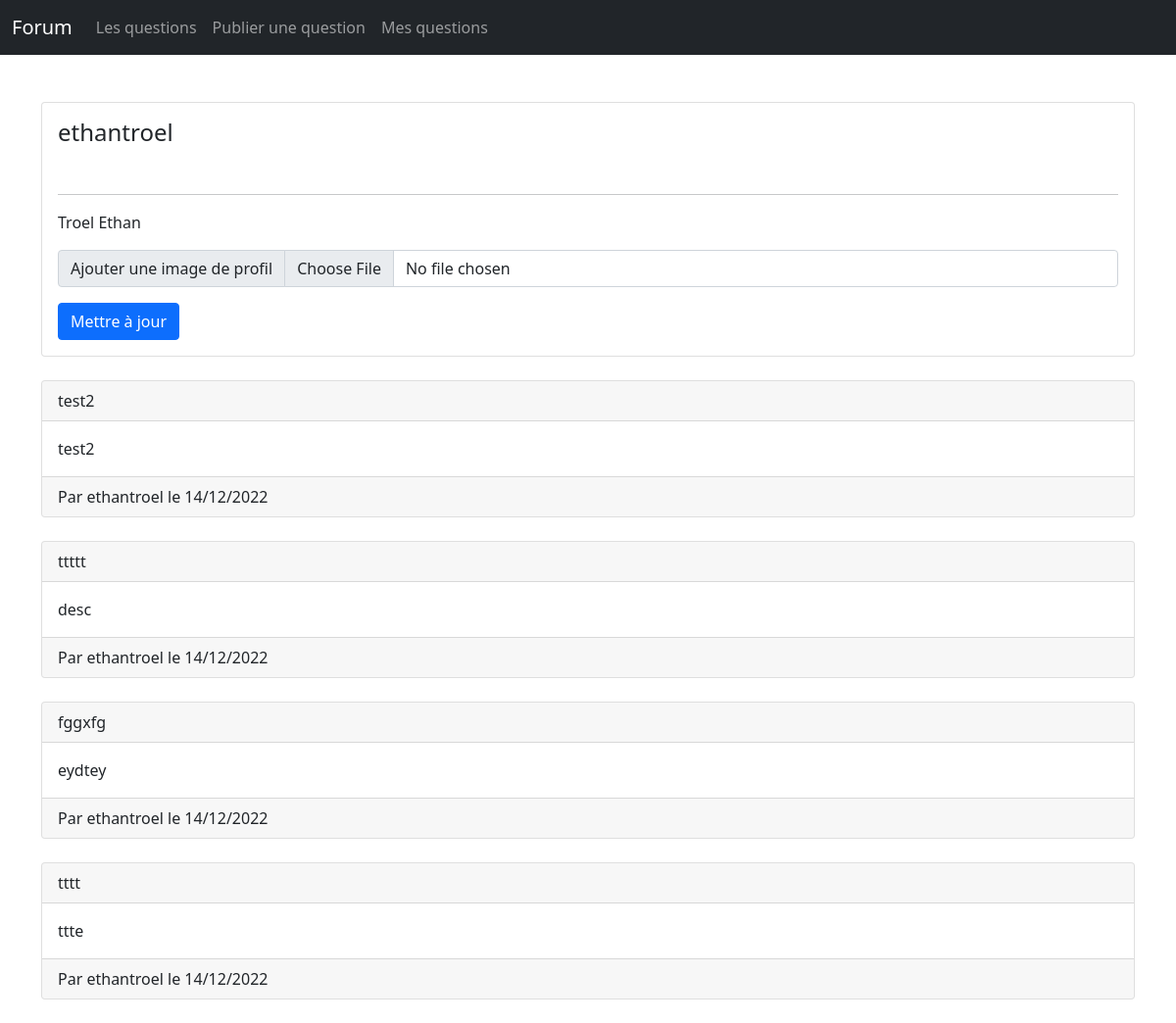
The page /monsuperforum/profile.php?id=1 on the database its author committed.
### tables this page shows
CREATE TABLE IF NOT EXISTS `users` (
  `id` int(11) NOT NULL AUTO_INCREMENT,
  `pseudo` varchar(255) NOT NULL,
  `nom` varchar(255) NOT NULL,
  `prenom` varchar(255) NOT NULL,
  `mdp` text NOT NULL,
  `img` text,
  PRIMARY KEY (`id`)
);

CREATE TABLE IF NOT EXISTS `questions` (
  `id` int(11) NOT NULL AUTO_INCREMENT,
  `titre` varchar(255) NOT NULL,
  `description` varchar(255) NOT NULL,
  `contenu` varchar(255) NOT NULL,
  `id_auteur` int(11) NOT NULL,
  `pseudo_auteur` varchar(255) NOT NULL,
  `date_publication` text NOT NULL,
  PRIMARY KEY (`id`)
);

### monsuperforum/actions/users/showOneUsersProfileAction.php (called while the page is built)
<?php
require('actions/database.php');
if(isset($_GET['id']) AND !empty($_GET['id'])){
    $idOfUser = $_GET['id'];
    $checkIfUserExists = $bdd->prepare('SELECT pseudo, nom, prenom FROM users WHERE id = ?');
    $checkIfUserExists->execute(array($idOfUser));
    if($checkIfUserExists->rowCount() > 0){
        $usersInfos = $checkIfUserExists->fetch();
        $user_pseudo = $usersInfos['pseudo'];
        $user_lastname = $usersInfos['nom'];
        $user_firstname = $usersInfos['prenom'];
        $getHisQuestions = $bdd->prepare('SELECT * FROM questions WHERE id_auteur = ? ORDER BY id DESC');
        $getHisQuestions->execute(array($idOfUser));
    }else{
        $errorMsg = "Aucun utilisateur trouvé";
    }
}else{
    $errorMsg = "Aucun utilisateur trouvé";
}

### monsuperforum/profile.php (the view, shortened to what this page needs)
<?php
    require('actions/database.php');
    require('actions/users/showOneUsersProfileAction.php');
?>
<!DOCTYPE html>
<html lang="en">
<?php include 'includes/head.php'; ?>
<body>
    <?php include 'includes/navbar.php'; ?>
    <br><br>
    <div class="container">
        <?php
            if(isset($getHisQuestions)){
                ?>
                <div class="card">
                    <div class="card-body">
                        <h4><?= $user_pseudo; ?></h4>
                        <hr>
                        <p><?= $user_lastname . ' ' . $user_firstname; ?></p>
                        <form action="" method="POST" enctype="multipart/form-data">
                     <div class="input-group mb-3">
                    <label class="input-group-text" for="inputGroupFile01">Ajouter une image de profil</label>
                    <input type="file" class="form-control" name="img">
                    </div>
                    <button type="submit" class="btn btn-primary" name="validate">Mettre à jour</button>
                    </form>
                    </div>
                </div>
                <br>
                <?php
                while($question = $getHisQuestions->fetch()){
                    ?>
                    <div class="card">
                        <div class="card-header">
                            <?= $question['titre']; ?>
                        </div>
                        <div class="card-body">
                            <?= $question['description']; ?>
                        </div>
                        <div class="card-footer">
                            Par <?= $question['pseudo_auteur']; ?> le <?= $question['date_publication'];  ?>
                        </div>
                    </div>
                    <br>
                    <?php
                }
            }
        ?>
    </div>
</body>
</html>

### rows shown on the page
users: pseudo "ethantroel", nom "Troel", prenom "Ethan"
questions: titre "test2", description "test2", pseudo_auteur "ethantroel", date_publication "14/12/2022"
questions: titre "ttttt", description "desc", pseudo_auteur "ethantroel", date_publication "14/12/2022"
questions: titre "fggxfg", description "eydtey", pseudo_auteur "ethantroel", date_publication "14/12/2022"
questions: titre "tttt", description "ttte", pseudo_auteur "ethantroel", date_publication "14/12/2022"
